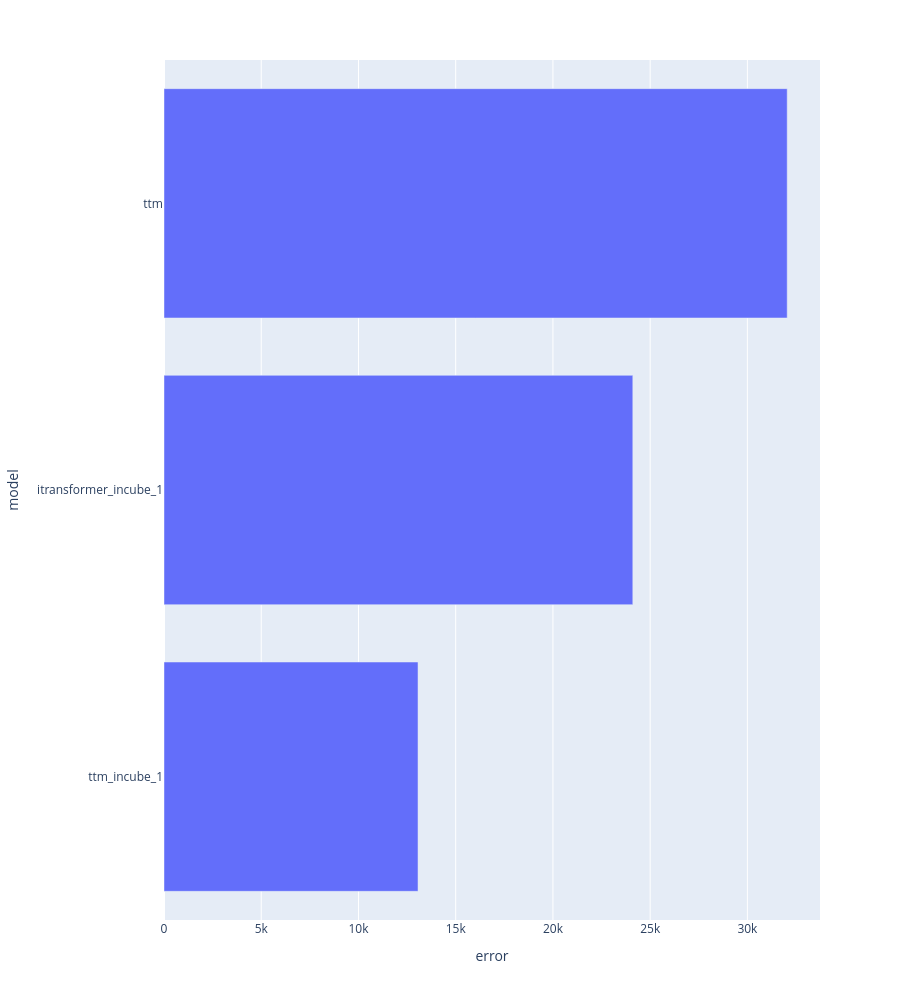

The notebook cell saved with this chart:
### Code cell
px.bar(error.groupby('model').error.mean().reset_index().sort_values(by='error'),y='model',x='error',height=1000)

### Figure 1 — Plotly figure (JSON) as saved in the notebook; plotly's stock layout.template omitted (floating-point values rounded to 4 significant figures)
{"data": [{"hovertemplate": "error=%{x}<br>model=%{y}<extra></extra>", "legendgroup": "", "marker": {"color": "#636efa", "pattern": {"shape": ""}}, "name": "", "orientation": "h", "showlegend": false, "textposition": "auto", "type": "bar", "x": [13060.0, 24110.0, 32050.0], "xaxis": "x", "y": ["ttm_incube_1", "itransformer_incube_1", "ttm"], "yaxis": "y"}], "layout": {"barmode": "relative", "height": 1000, "legend": {"tracegroupgap": 0}, "margin": {"t": 60}, "xaxis": {"anchor": "y", "domain": [0, 1], "title": {"text": "error"}}, "yaxis": {"anchor": "x", "domain": [0, 1], "title": {"text": "model"}}}}
